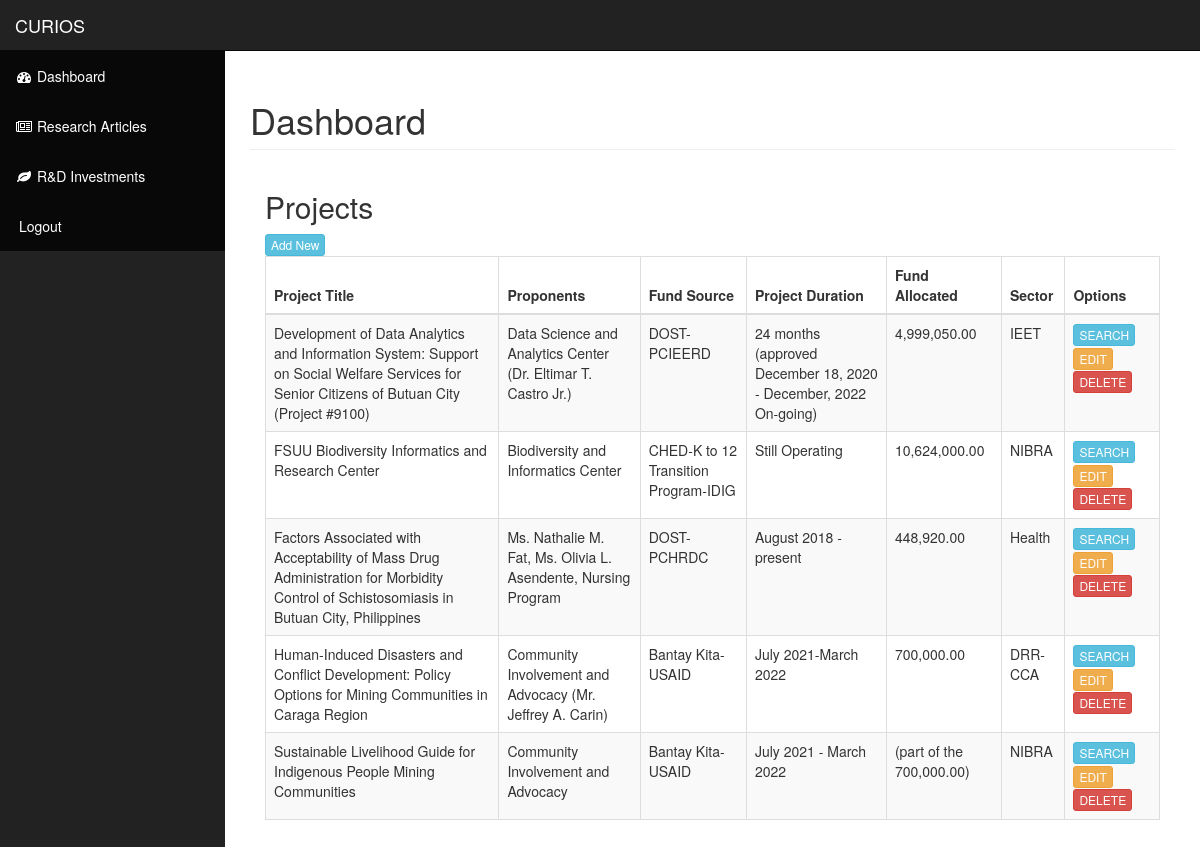
Page /dashboard.php on the committed database.
### tables this page shows
CREATE TABLE `people` (
  `people_id` int(11) NOT NULL,
  `proj_title` text NOT NULL,
  `proponents` text NOT NULL,
  `fund_source` text NOT NULL,
  `proj_duration` text NOT NULL,
  `funds_alloc` text NOT NULL,
  `sector` text NOT NULL,
  `contact` text NOT NULL,
  `comment` text NOT NULL
);

### dashboard.php (the view, shortened to what this page needs)
<?php
       include('connection.php');
       include('header.php');
        ?>
<body>
    <div id="wrapper">
        <nav class="navbar navbar-inverse navbar-fixed-top" role="navigation">
            <div class="navbar-header">
                <a class="navbar-brand" href="dashboard.php">CURIOS</a>
            </div>
            <div class="collapse navbar-collapse navbar-ex1-collapse">
                <ul class="nav navbar-nav side-nav">
                    <li class="active">
                        <a href="dashboard.php"><i class="fa fa-fw fa-dashboard"></i> Dashboard</a>
                    </li>
                    <li class="active">
                        <a href="articles.php"><i class="fa fa-fw fa-newspaper-o"></i> Research Articles</a>
                    </li>
                    <li class="active">
                        <a href="investments.php"><i class="fa fa-fw fa-leaf"></i> R&D Investments</a>
                    </li>
                    <li class="active">
                        <a href="logout.php"><i class="fa "></i> Logout</a>
                    </li>
                </ul>
            </div>
        </nav>
        <div id="page-wrapper">
            <div class="container-fluid">
                <div class="row">
                    <div class="col-lg-12">
                        <h1 class="page-header">
                        Dashboard
                        </h1>
                    </div>
                </div>
             <div class="col-lg-12">
                        <h2>Projects</h2> <a href="add.php?action=add" type="button" class="btn btn-xs btn-info">Add New</a>
                        <div class="table-responsive">
                            <table class="table table-bordered table-hover table-striped">
                                <thead>
                                    <tr>
                                        <th>Project Title</th>
                                        <th>Proponents</th>
                                        <th>Fund Source</th>
                                        <th>Project Duration</th>
                                        <th>Fund Allocated</th>
                                        <th>Sector</th>
                                        <th>Options</th>
                                    </tr>
                                </thead>
                                <tbody>
                                 <?php
                $query = 'SELECT * FROM people';
                    $result = mysqli_query($db, $query) or die (mysqli_error($db));
                        while ($row = mysqli_fetch_assoc($result)) {
                            echo '<tr>';
                            echo '<td>'. $row['proj_title'].'</td>';
                            echo '<td>'. $row['proponents'].'</td>';
                            echo '<td>'. $row['fund_source'].'</td>';
                            echo '<td>'. $row['proj_duration'].'</td>';
                            echo '<td>'. $row['funds_alloc'].'</td>';
                            echo '<td>'. $row['sector'].'</td>';
                            echo '<td> <a type="button" class="btn btn-xs btn-info" href="searchfrm.php?action=edit & id='.$row['people_id'] . '" > SEARCH </a> ';
                            echo ' <a  type="button" class="btn btn-xs btn-warning" href="edit.php?action=edit & id='.$row['people_id'] . '"> EDIT </a> ';
                            echo ' <a  type="button" class="btn btn-xs btn-danger" href="del.php?type=people&delete & id=' . $row['people_id'] . '">DELETE </a> </td>';
                            echo '</tr> ';
                }
            ?>
                                </tbody>
                            </table>
                        </div>
                    </div>
                </div>
            </div>
        </div>
</body>
</html>

### header.php (shortened to what this page needs)
<!DOCTYPE html>
<html lang="en">
<head>
    <link href="css/bootstrap.min.css" rel="stylesheet">
    <link href="css/sb-admin.css" rel="stylesheet">
    <link href="css/plugins/morris.css" rel="stylesheet">
    <link href="font-awesome/css/font-awesome.min.css" rel="stylesheet" type="text/css">
</head>

### css/sb-admin.css (style rules this page uses)
body { margin-top: 100px; background-color: #222; }
@media (min-width:768px) { body { margin-top: 50px; } }
#wrapper { padding-left: 0; }
#page-wrapper { width: 100%; padding: 0; background-color: #fff; }
@media (min-width:768px) { #wrapper { padding-left: 225px; } }
@media (min-width:768px) { #page-wrapper { padding: 10px; } }
@media (min-width:768px) { .side-nav { position: fixed; top: 51px; left: 225px; width: 225px; margin-left: -225px; border: none; border-radius: 0; overflow-y: auto; background-color: #222; bottom: 0; overflow-x: hidden; padding-bottom: 40px; } }
@media (min-width:768px) { .side-nav>li>a { width: 225px; } }

### rows in the picture
people: proj_title "Development of Data Analytics and Information System: Support on Social Welfare Services for Senior Citizens of Butuan City (Project #9100)", proponents "Data Science and Analytics Center (Dr. Eltimar T. Castro Jr.)", fund_source "DOST-PCIEERD", proj_duration "24 months (approved December 18, 2020 - December, 2022 On-going)", funds_alloc "4,999,050.00", sector "IEET"
people: proj_title "FSUU Biodiversity Informatics and Research Center", proponents "Biodiversity and Informatics Center", fund_source "CHED-K to 12 Transition Program-IDIG", proj_duration "Still Operating", funds_alloc "10,624,000.00", sector "NIBRA"
people: proj_title "Factors Associated with Acceptability of Mass Drug Administration for Morbidity Control of Schistosomiasis in Butuan City, Philippines", proponents "Ms. Nathalie M. Fat, Ms. Olivia L. Asendente, Nursing Program", fund_source "DOST-PCHRDC", proj_duration "August 2018 - present", funds_alloc "448,920.00", sector "Health"
people: proj_title "Human-Induced Disasters and Conflict Development: Policy Options for Mining Communities in Caraga Region", proponents "Community Involvement and Advocacy (Mr. Jeffrey A. Carin)", fund_source "Bantay Kita-USAID", proj_duration "July 2021-March 2022", funds_alloc "700,000.00", sector "DRR-CCA"
people: proj_title "Sustainable Livelihood Guide for Indigenous People Mining Communities", proponents "Community Involvement and Advocacy", fund_source "Bantay Kita-USAID", proj_duration "July 2021 - March 2022", funds_alloc "(part of the 700,000.00)", sector "NIBRA"
